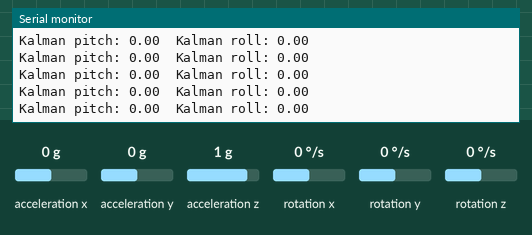
Simulated run of this sketch. Board: Arduino Uno, built with avr-gcc and run on an emulated ATmega328P. On the bench: the last lines printed to the serial monitor. Wiring (inferred from the names in the program): MPU-6050 motion sensor at I2C address 0x68. The inputs (shaded band) are chosen by the test bench; at power-on: acceleration x 0 g, acceleration y 0 g, acceleration z 1 g, rotation x 0 °/s, rotation y 0 °/s, rotation z 0 °/s.

Above: at 1.3 s.
1.4 s: acceleration x set to 0.8 g
At 1.55 s:
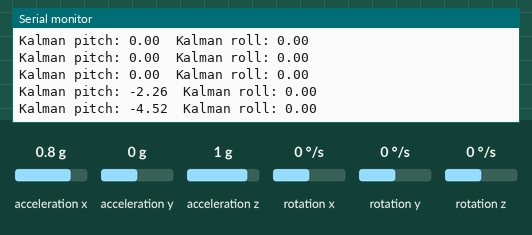
4.4 s: acceleration y set to 0.8 g
At 4.42 s:
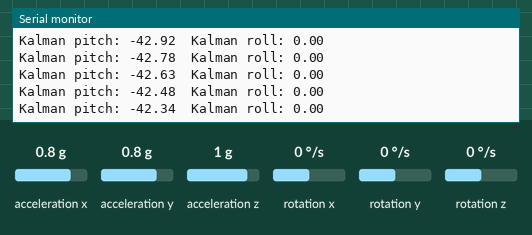
7.4 s: acceleration z set to -1.4 g
At 7.4 s:
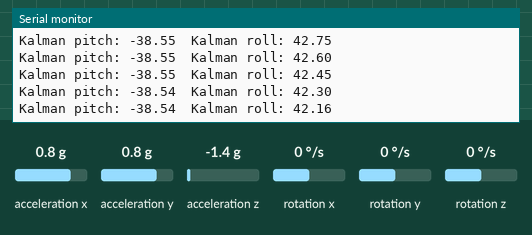
10.4 s: rotation x set to -192 °/s
At 10.42 s:
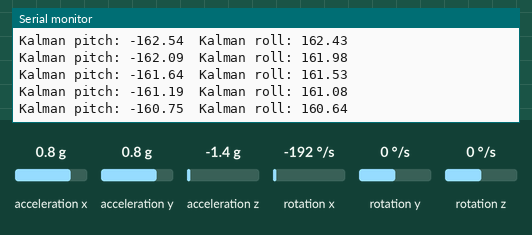
13.4 s: rotation y set to 192 °/s
At 13.43 s:
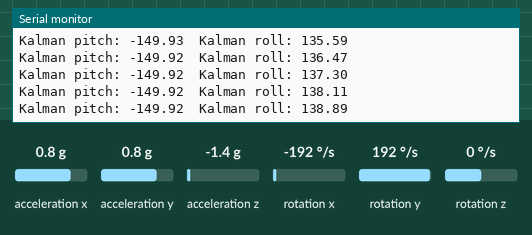
16.4 s: acceleration x set to -1.4 g
At 16.4 s:
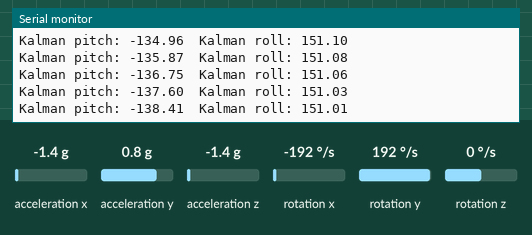
Timing chart, 0 to 19.4 s (numbered marks = the images above; inputs shaded):
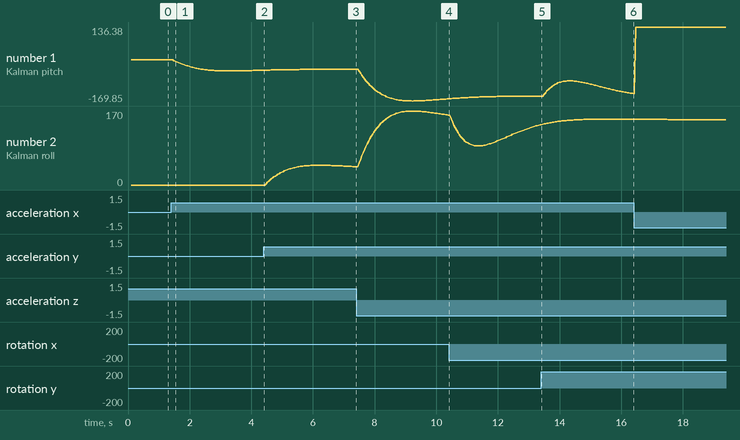

Measured:
- after the input at 1.4 s, the serial monitor: prints a new line after 0.09 s (image 1)
- plotted number 1: 0 → -42.34 after the input at 1.4 s

The sketch:

mpu6050_kalman.ino
```cpp
#include <Wire.h>
#include <Kalman.h>

const int MPU_addr=0x68;  // I2C address of the MPU-6050

Kalman kalmanX; // Create the Kalman instances
Kalman kalmanY;

/* IMU Data */
volatile int16_t accX, accY, accZ;
volatile int16_t gyroX, gyroY, gyroZ;
volatile int16_t tempRaw;

volatile double roll, pitch;

volatile double gyroXrate, gyroYrate;

volatile double gyroXangle, gyroYangle; // Angle calculate using the gyro only
volatile double kalAngleX, kalAngleY; // Calculated angle using a Kalman filter

volatile uint32_t timer;
volatile double dt;

void setup(){
  Wire.begin();
  Wire.beginTransmission(MPU_addr);
  Wire.write(0x6B);  // PWR_MGMT_1 register
  Wire.write(0);     // set to zero (wakes up the MPU-6050)
  Wire.endTransmission(true);
  Serial.begin(9600);

  delay(100);

  Wire.beginTransmission(MPU_addr);
  Wire.write(0x3B);  // starting with register 0x3B (ACCEL_XOUT_H)
  Wire.endTransmission(false);
  Wire.requestFrom(MPU_addr,14,true);  // request a total of 14 registers

  accX=Wire.read()<<8|Wire.read();  // 0x3B (ACCEL_XOUT_H) & 0x3C (ACCEL_XOUT_L)
  accY=Wire.read()<<8|Wire.read();  // 0x3D (ACCEL_YOUT_H) & 0x3E (ACCEL_YOUT_L)
  accZ=Wire.read()<<8|Wire.read();  // 0x3F (ACCEL_ZOUT_H) & 0x40 (ACCEL_ZOUT_L)
  tempRaw=Wire.read()<<8|Wire.read();  // 0x41 (TEMP_OUT_H) & 0x42 (TEMP_OUT_L)
  gyroX=Wire.read()<<8|Wire.read();  // 0x43 (GYRO_XOUT_H) & 0x44 (GYRO_XOUT_L)
  gyroY=Wire.read()<<8|Wire.read();  // 0x45 (GYRO_YOUT_H) & 0x46 (GYRO_YOUT_L)
  gyroZ=Wire.read()<<8|Wire.read();  // 0x47 (GYRO_ZOUT_H) & 0x48 (GYRO_ZOUT_L)

  roll  = atan2(accY, accZ) * RAD_TO_DEG;
  pitch = atan2(-accX, accZ) * RAD_TO_DEG;

  kalmanX.setAngle(roll); // Set starting angle
  kalmanY.setAngle(pitch);
  gyroXangle = roll;
  gyroYangle = pitch;

  timer = micros();

}

void loop(){
  Wire.beginTransmission(MPU_addr);
  Wire.write(0x3B);  // starting with register 0x3B (ACCEL_XOUT_H)
  Wire.endTransmission(false);
  Wire.requestFrom(MPU_addr,14,true);  // request a total of 14 registers

  accX=Wire.read()<<8|Wire.read();  // 0x3B (ACCEL_XOUT_H) & 0x3C (ACCEL_XOUT_L)
  accY=Wire.read()<<8|Wire.read();  // 0x3D (ACCEL_YOUT_H) & 0x3E (ACCEL_YOUT_L)
  accZ=Wire.read()<<8|Wire.read();  // 0x3F (ACCEL_ZOUT_H) & 0x40 (ACCEL_ZOUT_L)
  tempRaw=Wire.read()<<8|Wire.read();  // 0x41 (TEMP_OUT_H) & 0x42 (TEMP_OUT_L)
  gyroX=Wire.read()<<8|Wire.read();  // 0x43 (GYRO_XOUT_H) & 0x44 (GYRO_XOUT_L)
  gyroY=Wire.read()<<8|Wire.read();  // 0x45 (GYRO_YOUT_H) & 0x46 (GYRO_YOUT_L)
  gyroZ=Wire.read()<<8|Wire.read();  // 0x47 (GYRO_ZOUT_H) & 0x48 (GYRO_ZOUT_L)

  dt = (double)(micros() - timer) / 1000000; // Calculate delta time
  timer = micros();

  roll  = atan2(accY, accZ) * RAD_TO_DEG;
  pitch = atan2(-accX, accZ) * RAD_TO_DEG;

  gyroXrate = gyroX / 131.0; // Convert to deg/s
  gyroYrate = gyroY / 131.0; // Convert to deg/s

  // This fixes the transition problem when the accelerometer angle jumps between -180 and 180 degrees
  if ((roll < -90 && kalAngleX > 90) || (roll > 90 && kalAngleX < -90)) {
    kalmanX.setAngle(roll);
    kalAngleX = roll;
    gyroXangle = roll;
  } else
    kalAngleX = kalmanX.getAngle(roll, gyroXrate, dt); // Calculate the angle using a Kalman filter

  // This fixes the transition problem when the accelerometer angle jumps between -180 and 180 degrees
  if ((pitch < -90 && kalAngleY > 90) || (pitch > 90 && kalAngleY < -90)) {
    kalmanY.setAngle(pitch);
    kalAngleY = pitch;
    gyroYangle = pitch;
  } else
    kalAngleY = kalmanY.getAngle(pitch, gyroYrate, dt); // Calculate the angle using a Kalman filter


  //gyroXangle += gyroXrate * dt; // Calculate gyro angle without any filter
  //gyroYangle += gyroYrate * dt;
  gyroXangle += kalmanX.getRate() * dt; // Calculate gyro angle using the unbiased rate
  gyroYangle += kalmanY.getRate() * dt;

  // Reset the gyro angle when it has drifted too much
  if (gyroXangle < -180 || gyroXangle > 180)
    gyroXangle = kalAngleX;
  if (gyroYangle < -180 || gyroYangle > 180)
    gyroYangle = kalAngleY;

  /* Print Data */
  Serial.print("Kalman pitch: ");
  Serial.print(kalAngleY);
  Serial.print("\t");
  Serial.print("Kalman roll: ");
  Serial.println(kalAngleX);

}
```
